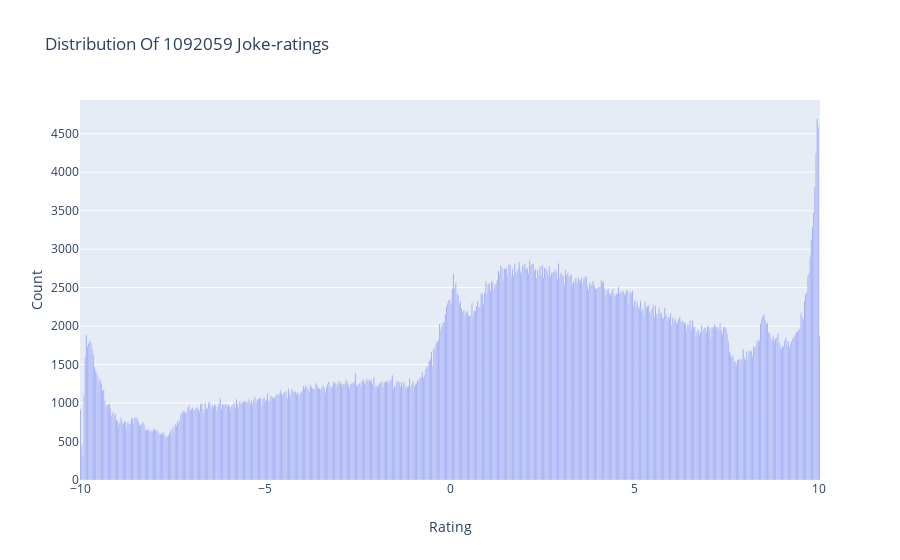

Notebook cell for this chart:
### Markdown cell above
#### Data Analysis

### Code cell
from plotly.offline import init_notebook_mode, plot, iplot
import plotly.graph_objs as go
init_notebook_mode(connected=True)

data = train['Rating'].value_counts().sort_index(ascending=False)
trace = go.Bar(x = data.index,
               text = ['{:.1f} %'.format(val) for val in (data.values / train.shape[0] * 100)],
               textposition = 'auto',
               textfont = dict(color = '#000000'),
               y = data.values,
               )
# Create layout
layout = dict(title = 'Distribution Of {} Joke-ratings'.format(train.shape[0]),
              xaxis = dict(title = 'Rating'),
              yaxis = dict(title = 'Count'))
# Create plot
fig = go.Figure(data=[trace], layout=layout)
iplot(fig)

### Figure 1 — Plotly figure (JSON) as saved in the notebook; plotly's stock layout.template omitted (floating-point values rounded to 4 significant figures; data arrays with more than 128 entries replaced by an {"elided": "..."} marker saying what was removed)
{"data": [{"text": {"elided": "641 str values"}, "textfont": {"color": "#000000"}, "textposition": "auto", "type": "bar", "x": {"elided": "641 float values"}, "y": {"elided": "641 int values"}}], "layout": {"title": {"text": "Distribution Of 1092059 Joke-ratings"}, "xaxis": {"title": {"text": "Rating"}}, "yaxis": {"title": {"text": "Count"}}}}
